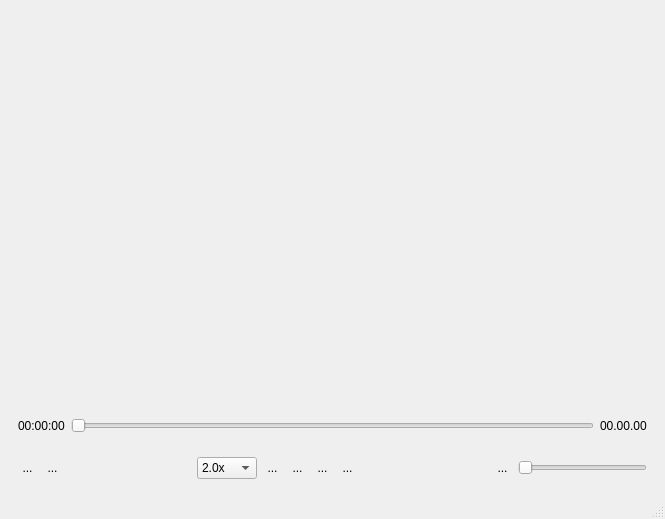
<?xml version="1.0" encoding="UTF-8"?>
<ui version="4.0">
 <class>MainWindow</class>
 <widget class="QMainWindow" name="MainWindow">
  <property name="geometry">
   <rect>
    <x>0</x>
    <y>0</y>
    <width>665</width>
    <height>519</height>
   </rect>
  </property>
  <property name="windowTitle">
   <string>MainWindow</string>
  </property>
  <property name="styleSheet">
   <string notr="true">background-color: rgb(55, 55, 55);
color: rgb(255, 255, 255);
MainWindow{
border:3px solid #000000;
}</string>
  </property>
  <widget class="QWidget" name="centralwidget">
   <layout class="QVBoxLayout" name="verticalLayout">
    <item>
     <widget class="QWidget" name="SDL_Widget" native="true">
      <property name="sizePolicy">
       <sizepolicy hsizetype="Expanding" vsizetype="Expanding">
        <horstretch>0</horstretch>
        <verstretch>0</verstretch>
       </sizepolicy>
      </property>
     </widget>
    </item>
    <item>
     <widget class="QWidget" name="widget_2" native="true">
      <property name="sizePolicy">
       <sizepolicy hsizetype="Preferred" vsizetype="Fixed">
        <horstretch>0</horstretch>
        <verstretch>0</verstretch>
       </sizepolicy>
      </property>
      <layout class="QHBoxLayout" name="horizontalLayout_2">
       <item>
        <widget class="QLabel" name="now_time">
         <property name="text">
          <string>00:00:00</string>
         </property>
         <property name="textFormat">
          <enum>Qt::TextFormat::MarkdownText</enum>
         </property>
        </widget>
       </item>
       <item>
        <widget class="QSlider" name="progress_bar">
         <property name="orientation">
          <enum>Qt::Orientation::Horizontal</enum>
         </property>
        </widget>
       </item>
       <item>
        <widget class="QLabel" name="total_time">
         <property name="text">
          <string>00.00.00</string>
         </property>
        </widget>
       </item>
      </layout>
     </widget>
    </item>
    <item>
     <widget class="QWidget" name="widget" native="true">
      <property name="sizePolicy">
       <sizepolicy hsizetype="Preferred" vsizetype="Fixed">
        <horstretch>0</horstretch>
        <verstretch>0</verstretch>
       </sizepolicy>
      </property>
      <layout class="QHBoxLayout" name="horizontalLayout">
       <item>
        <widget class="QToolButton" name="toolButton">
         <property name="styleSheet">
          <string notr="true">border:none;</string>
         </property>
         <property name="text">
          <string>...</string>
         </property>
         <property name="icon">
          <iconset resource="image.qrc">
           <normaloff>:/new/prefix1/image/素材.png</normaloff>:/new/prefix1/image/素材.png</iconset>
         </property>
         <property name="iconSize">
          <size>
           <width>20</width>
           <height>20</height>
          </size>
         </property>
        </widget>
       </item>
       <item>
        <widget class="QToolButton" name="toolButton_2">
         <property name="styleSheet">
          <string notr="true">border:none;
</string>
         </property>
         <property name="text">
          <string>...</string>
         </property>
         <property name="icon">
          <iconset resource="image.qrc">
           <normaloff>:/new/prefix1/image/列表形式.png</normaloff>:/new/prefix1/image/列表形式.png</iconset>
         </property>
         <property name="iconSize">
          <size>
           <width>20</width>
           <height>20</height>
          </size>
         </property>
        </widget>
       </item>
       <item>
        <spacer name="horizontalSpacer">
         <property name="orientation">
          <enum>Qt::Orientation::Horizontal</enum>
         </property>
         <property name="sizeHint" stdset="0">
          <size>
           <width>40</width>
           <height>20</height>
          </size>
         </property>
        </spacer>
       </item>
       <item>
        <widget class="QComboBox" name="speedComboBox">
         <item>
          <property name="text">
           <string>2.0x</string>
          </property>
         </item>
         <item>
          <property name="text">
           <string>1.5x</string>
          </property>
         </item>
         <item>
          <property name="text">
           <string>1.25x</string>
          </property>
         </item>
         <item>
          <property name="text">
           <string>1.0x</string>
          </property>
         </item>
         <item>
          <property name="text">
           <string>0.75x</string>
          </property>
         </item>
         <item>
          <property name="text">
           <string>0.5x</string>
          </property>
         </item>
        </widget>
       </item>
       <item>
        <widget class="QToolButton" name="last_btn">
         <property name="styleSheet">
          <string notr="true">border:none;</string>
         </property>
         <property name="text">
          <string>...</string>
         </property>
         <property name="icon">
          <iconset resource="image.qrc">
           <normaloff>:/new/prefix1/image/last.png</normaloff>:/new/prefix1/image/last.png</iconset>
         </property>
         <property name="iconSize">
          <size>
           <width>20</width>
           <height>20</height>
          </size>
         </property>
        </widget>
       </item>
       <item>
        <widget class="QToolButton" name="start_btn">
         <property name="styleSheet">
          <string notr="true">border:none;</string>
         </property>
         <property name="text">
          <string>...</string>
         </property>
         <property name="icon">
          <iconset resource="image.qrc">
           <normaloff>:/new/prefix1/image/播放.png</normaloff>:/new/prefix1/image/播放.png</iconset>
         </property>
         <property name="iconSize">
          <size>
           <width>20</width>
           <height>20</height>
          </size>
         </property>
        </widget>
       </item>
       <item>
        <widget class="QToolButton" name="stop_btn">
         <property name="styleSheet">
          <string notr="true">border:none;</string>
         </property>
         <property name="text">
          <string>...</string>
         </property>
         <property name="icon">
          <iconset resource="image.qrc">
           <normaloff>:/new/prefix1/image/正方形.png</normaloff>:/new/prefix1/image/正方形.png</iconset>
         </property>
         <property name="iconSize">
          <size>
           <width>20</width>
           <height>20</height>
          </size>
         </property>
        </widget>
       </item>
       <item>
        <widget class="QToolButton" name="next_btn">
         <property name="styleSheet">
          <string notr="true">border:none;</string>
         </property>
         <property name="text">
          <string>...</string>
         </property>
         <property name="icon">
          <iconset resource="image.qrc">
           <normaloff>:/new/prefix1/image/next.png</normaloff>:/new/prefix1/image/next.png</iconset>
         </property>
         <property name="iconSize">
          <size>
           <width>20</width>
           <height>20</height>
          </size>
         </property>
        </widget>
       </item>
       <item>
        <spacer name="horizontalSpacer_2">
         <property name="orientation">
          <enum>Qt::Orientation::Horizontal</enum>
         </property>
         <property name="sizeHint" stdset="0">
          <size>
           <width>40</width>
           <height>20</height>
          </size>
         </property>
        </spacer>
       </item>
       <item>
        <widget class="QToolButton" name="toolButton_3">
         <property name="styleSheet">
          <string notr="true">border:none;</string>
         </property>
         <property name="text">
          <string>...</string>
         </property>
         <property name="icon">
          <iconset resource="image.qrc">
           <normaloff>:/new/prefix1/image/音量.png</normaloff>:/new/prefix1/image/音量.png</iconset>
         </property>
         <property name="iconSize">
          <size>
           <width>20</width>
           <height>20</height>
          </size>
         </property>
        </widget>
       </item>
       <item>
        <widget class="QSlider" name="horizontalSlider_2">
         <property name="orientation">
          <enum>Qt::Orientation::Horizontal</enum>
         </property>
        </widget>
       </item>
      </layout>
     </widget>
    </item>
   </layout>
  </widget>
  <widget class="QMenuBar" name="menubar">
   <property name="geometry">
    <rect>
     <x>0</x>
     <y>0</y>
     <width>665</width>
     <height>18</height>
    </rect>
   </property>
  </widget>
  <widget class="QStatusBar" name="statusbar"/>
 </widget>
 <resources>
  <include location="image.qrc"/>
 </resources>
 <connections/>
</ui>
